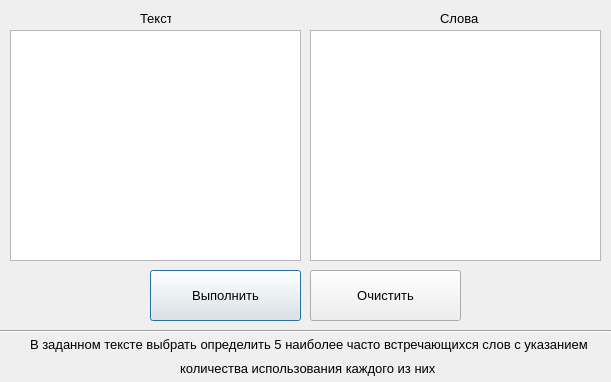
<?xml version="1.0" encoding="UTF-8"?>
<ui version="4.0">
 <class>Dialog</class>
 <widget class="QDialog" name="Dialog">
  <property name="geometry">
   <rect>
    <x>0</x>
    <y>0</y>
    <width>611</width>
    <height>382</height>
   </rect>
  </property>
  <property name="minimumSize">
   <size>
    <width>611</width>
    <height>382</height>
   </size>
  </property>
  <property name="maximumSize">
   <size>
    <width>611</width>
    <height>382</height>
   </size>
  </property>
  <property name="windowTitle">
   <string>Dialog</string>
  </property>
  <widget class="QTextEdit" name="textEdit_words">
   <property name="geometry">
    <rect>
     <x>310</x>
     <y>30</y>
     <width>291</width>
     <height>231</height>
    </rect>
   </property>
   <property name="font">
    <font>
     <family>Segoe UI</family>
     <pointsize>10</pointsize>
    </font>
   </property>
   <property name="readOnly">
    <bool>true</bool>
   </property>
  </widget>
  <widget class="QTextEdit" name="textEdit_text">
   <property name="geometry">
    <rect>
     <x>10</x>
     <y>30</y>
     <width>291</width>
     <height>231</height>
    </rect>
   </property>
   <property name="font">
    <font>
     <family>Segoe UI</family>
     <pointsize>10</pointsize>
    </font>
   </property>
  </widget>
  <widget class="QLabel" name="label_1">
   <property name="geometry">
    <rect>
     <x>140</x>
     <y>10</y>
     <width>31</width>
     <height>16</height>
    </rect>
   </property>
   <property name="font">
    <font>
     <family>Segoe UI</family>
     <pointsize>10</pointsize>
    </font>
   </property>
   <property name="text">
    <string>Текст</string>
   </property>
  </widget>
  <widget class="QLabel" name="label_2">
   <property name="geometry">
    <rect>
     <x>440</x>
     <y>10</y>
     <width>41</width>
     <height>16</height>
    </rect>
   </property>
   <property name="font">
    <font>
     <family>Segoe UI</family>
     <pointsize>10</pointsize>
    </font>
   </property>
   <property name="text">
    <string>Слова</string>
   </property>
  </widget>
  <widget class="QPushButton" name="btn_solve">
   <property name="geometry">
    <rect>
     <x>150</x>
     <y>270</y>
     <width>151</width>
     <height>51</height>
    </rect>
   </property>
   <property name="font">
    <font>
     <family>Segoe UI</family>
     <pointsize>10</pointsize>
    </font>
   </property>
   <property name="text">
    <string>Выполнить</string>
   </property>
  </widget>
  <widget class="QPushButton" name="btn_clear">
   <property name="geometry">
    <rect>
     <x>310</x>
     <y>270</y>
     <width>151</width>
     <height>51</height>
    </rect>
   </property>
   <property name="font">
    <font>
     <family>Segoe UI</family>
     <pointsize>10</pointsize>
    </font>
   </property>
   <property name="text">
    <string>Очистить</string>
   </property>
  </widget>
  <widget class="QLabel" name="label_task_1">
   <property name="geometry">
    <rect>
     <x>30</x>
     <y>334</y>
     <width>571</width>
     <height>21</height>
    </rect>
   </property>
   <property name="font">
    <font>
     <family>Segoe UI</family>
     <pointsize>10</pointsize>
    </font>
   </property>
   <property name="text">
    <string>В заданном тексте выбрать определить 5 наиболее часто встречающихся слов с указанием</string>
   </property>
  </widget>
  <widget class="QLabel" name="label_task_2">
   <property name="geometry">
    <rect>
     <x>180</x>
     <y>360</y>
     <width>271</width>
     <height>16</height>
    </rect>
   </property>
   <property name="font">
    <font>
     <family>Segoe UI</family>
     <pointsize>10</pointsize>
    </font>
   </property>
   <property name="text">
    <string>количества использования каждого из них</string>
   </property>
  </widget>
  <widget class="Line" name="line">
   <property name="geometry">
    <rect>
     <x>0</x>
     <y>323</y>
     <width>611</width>
     <height>16</height>
    </rect>
   </property>
   <property name="orientation">
    <enum>Qt::Horizontal</enum>
   </property>
  </widget>
 </widget>
 <resources/>
 <connections/>
</ui>
